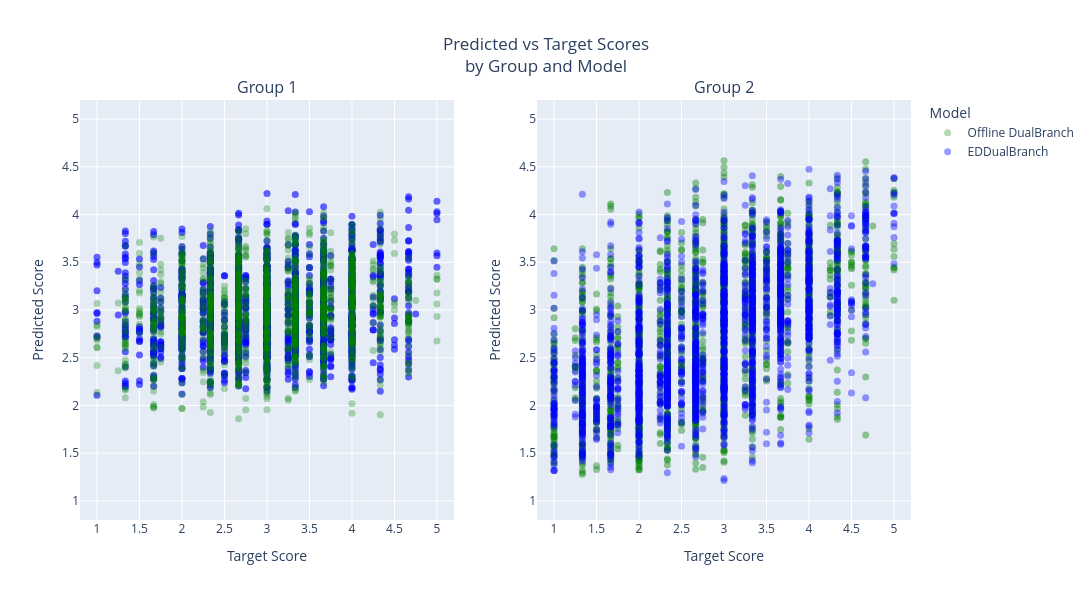

Notebook code for this chart:
### Markdown cell above
#### Plots

### Code cell
from plotly.subplots import make_subplots
import plotly.graph_objects as go
import pandas as pd
import numpy as np

# Helper to create DataFrame with scaled preds and targets and add model name
def create_df(preds, targets, task_names, model_name):
    
    pred_flat = preds.flatten()
    target_flat = targets.flatten()
    tasks = np.tile(task_names, preds.shape[0])

    df = pd.DataFrame({
        'Predicted': pred_flat,
        'Target': target_flat,
        'Task': tasks,
        'Model': model_name
    })
    return df

task_names = [
    'Vaccum Cleaning', 'Mopping the Floor', 'Carry Warm Food',
    'Carry Cold Food', 'Carry Drinks', 'Carry Small Objects',
    'Carry Large Objects', 'Cleaning', 'Starting a conversation'
]

group1 = ['Carry Warm Food', 'Carry Cold Food', 'Carry Drinks', 'Starting a conversation']
group2 = ['Vaccum Cleaning', 'Mopping the Floor', 'Carry Large Objects', 'Carry Small Objects', 'Cleaning']

# Create DataFrames for the two models
df_nocl = create_df(preds1,
                   targets,
                   task_names,
                   'Offline DualBranch')

df_base = create_df(preds,
                   targets,
                   task_names,
                   'EDDualBranch')

# Add group labels
def assign_group(task):
    if task in group1:
        return 'Group 1'
    elif task in group2:
        return 'Group 2'
    else:
        return 'Other'

df_nocl['Group'] = df_nocl['Task'].apply(assign_group)
df_base['Group'] = df_base['Task'].apply(assign_group)

# Filter to groups separately and concatenate Offline DualBranch and DualBranch for each group
df_clustered = pd.concat([df_nocl[df_nocl['Group'] == 'Group 1'],
                          df_base[df_base['Group'] == 'Group 1']])

df_spread = pd.concat([df_nocl[df_nocl['Group'] == 'Group 2'],
                       df_base[df_base['Group'] == 'Group 2']])

# Create 1 row, 2 col subplots
fig = make_subplots(rows=1, cols=2, subplot_titles=('Group 1', 'Group 2'))

# Colors for models
color_map = {'Offline DualBranch': 'green', 'EDDualBranch': 'blue'}

# Plot Clustered Group: two datasets colored by model
# for model_name, color in color_map.items():
for model_name, color, opacity in [('EDDualBranch', color_map['EDDualBranch'], 0.6), ('Offline DualBranch', color_map['Offline DualBranch'], 0.3)]:
    df_plot = df_clustered[df_clustered['Model'] == model_name]
    fig.add_trace(
        go.Scatter(
            x=df_plot['Target'], y=df_plot['Predicted'],
            mode='markers',
            marker=dict(color=color, size=7, opacity=opacity),
            name=model_name,
            showlegend=True if model_name == 'Offline DualBranch' else False  # show once
        ),
        row=1, col=1
    )

# Plot Spread Group: two datasets colored by model
# for model_name, color in color_map.items():
for model_name, color, opacity in [('Offline DualBranch', color_map['Offline DualBranch'], 0.4), ('EDDualBranch', color_map['EDDualBranch'], 0.4)]:
    df_plot = df_spread[df_spread['Model'] == model_name]
    fig.add_trace(
        go.Scatter(
            x=df_plot['Target'], y=df_plot['Predicted'],
            mode='markers',
            marker=dict(color=color, size=7, opacity=opacity),
            name=model_name,
            showlegend=True if model_name == 'EDDualBranch' else False
        ),
        row=1, col=2
    )

# Remove 'title' from axis_kwargs!
axis_kwargs = dict(range=[0.8, 5.2], dtick=0.5)

# After adding all traces, set axis titles explicitly
fig.update_xaxes(title_text='Target Score', row=1, col=1, **axis_kwargs)
fig.update_yaxes(title_text='Predicted Score', row=1, col=1, **axis_kwargs)
fig.update_xaxes(title_text='Target Score', row=1, col=2, **axis_kwargs)
fig.update_yaxes(title_text='Predicted Score', row=1, col=2, **axis_kwargs)

fig.update_layout(
    template='plotly',
    width=1200,
    height=600,
    title='Predicted vs Target Scores<br>by Group and Model',
    title_x=0.5,
    legend_title_text='Model',
)

fig.show()

### Figure 1 — Plotly figure (JSON) as saved in the notebook; plotly's stock layout.template omitted (floating-point values rounded to 4 significant figures; data arrays with more than 128 entries replaced by an {"elided": "..."} marker saying what was removed)
{"data": [{"marker": {"color": "blue", "opacity": 0.6, "size": 7}, "mode": "markers", "name": "EDDualBranch", "showlegend": false, "type": "scatter", "x": {"elided": "1600 float values"}, "xaxis": "x", "y": {"elided": "1600 float values"}, "yaxis": "y"}, {"marker": {"color": "green", "opacity": 0.3, "size": 7}, "mode": "markers", "name": "Offline DualBranch", "showlegend": true, "type": "scatter", "x": {"elided": "1600 float values"}, "xaxis": "x", "y": {"elided": "1600 float values"}, "yaxis": "y"}, {"marker": {"color": "green", "opacity": 0.4, "size": 7}, "mode": "markers", "name": "Offline DualBranch", "showlegend": false, "type": "scatter", "x": {"elided": "2000 float values"}, "xaxis": "x2", "y": {"elided": "2000 float values"}, "yaxis": "y2"}, {"marker": {"color": "blue", "opacity": 0.4, "size": 7}, "mode": "markers", "name": "EDDualBranch", "showlegend": true, "type": "scatter", "x": {"elided": "2000 float values"}, "xaxis": "x2", "y": {"elided": "2000 float values"}, "yaxis": "y2"}], "layout": {"annotations": [{"font": {"size": 16}, "showarrow": false, "text": "Group 1", "x": 0.225, "xanchor": "center", "xref": "paper", "y": 1, "yanchor": "bottom", "yref": "paper"}, {"font": {"size": 16}, "showarrow": false, "text": "Group 2", "x": 0.775, "xanchor": "center", "xref": "paper", "y": 1, "yanchor": "bottom", "yref": "paper"}], "height": 600, "legend": {"title": {"text": "Model"}}, "title": {"text": "Predicted vs Target Scores<br>by Group and Model", "x": 0.5}, "width": 1200, "xaxis": {"anchor": "y", "domain": [0, 0.45], "dtick": 0.5, "range": [0.8, 5.2], "title": {"text": "Target Score"}}, "xaxis2": {"anchor": "y2", "domain": [0.55, 1], "dtick": 0.5, "range": [0.8, 5.2], "title": {"text": "Target Score"}}, "yaxis": {"anchor": "x", "domain": [0, 1], "dtick": 0.5, "range": [0.8, 5.2], "title": {"text": "Predicted Score"}}, "yaxis2": {"anchor": "x2", "domain": [0, 1], "dtick": 0.5, "range": [0.8, 5.2], "title": {"text": "Predicted Score"}}}}
